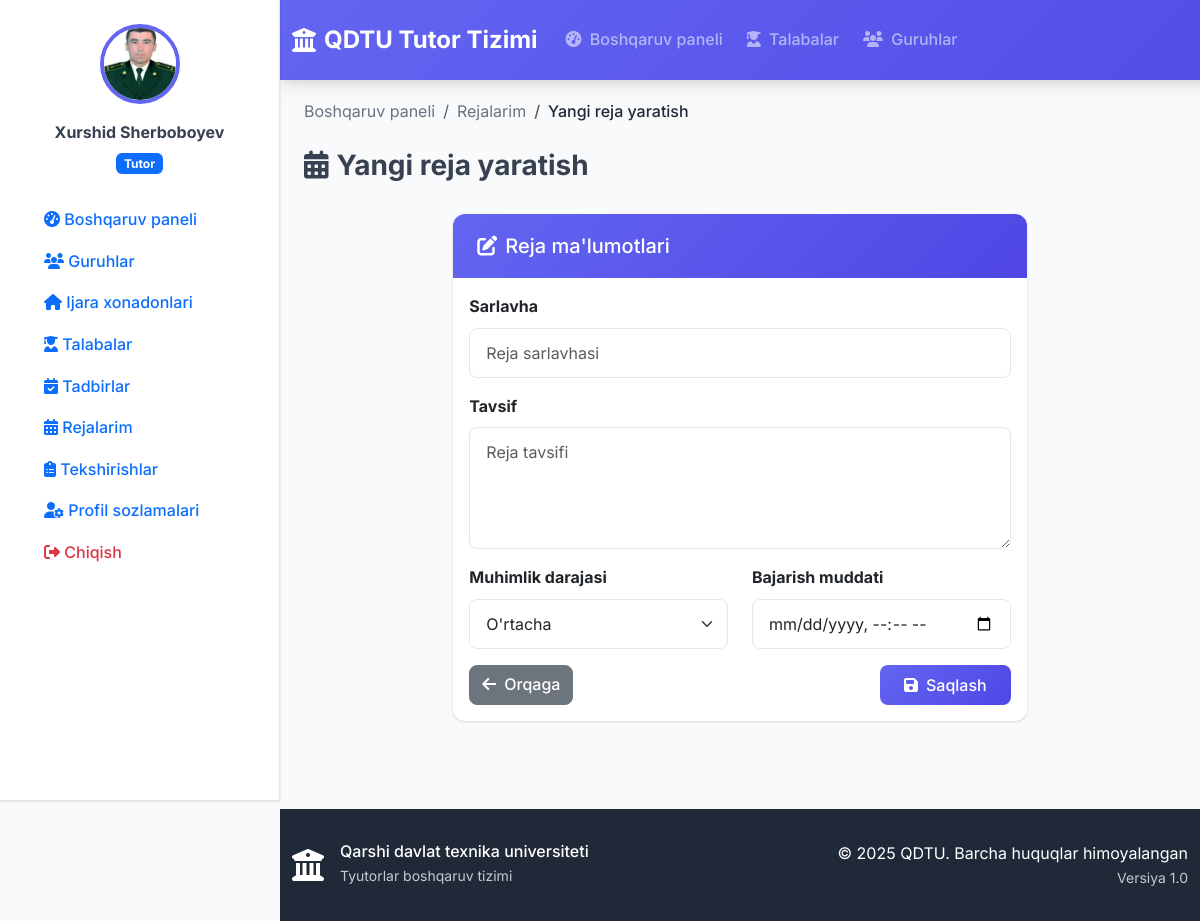
The page /plans/create/ (signed in) on the database its author committed.
### accounts/models.py (models this page shows, shortened)
class User(AbstractUser):
    USER_TYPE_CHOICES = (
        ('rector', 'Rektor'),
        ('dean', 'Dekan'),
        ('tutor', 'Tutor'),
    )
    user_type = models.CharField(
        max_length=10,
        choices=USER_TYPE_CHOICES,
        verbose_name="Foydalanuvchi turi"
    )
    faculty = models.ForeignKey(
        'faculty.Faculty',
        on_delete=models.SET_NULL,
        null=True,
        blank=True,
        verbose_name="Fakultet"
    )
    profile_picture = models.ImageField(
        upload_to='profile_pics/',
        null=True,
        blank=True,
        verbose_name="Profil rasmi"
    )
    phone_number = models.CharField(
        max_length=20,
        blank=True,
        verbose_name="Telefon raqami"
    )
    class Meta:
        verbose_name = "Foydalanuvchi"
        verbose_name_plural = "Foydalanuvchilar"
    def is_rector(self):
        return self.user_type == 'rector'
    def is_dean(self):
        return self.user_type == 'dean'
    def is_tutor(self):
        return self.user_type == 'tutor'
    def get_full_name(self):
        return f"{self.first_name} {self.last_name}".strip() or self.username

### plans/views.py (the view)
# urls.py: path('create/', views.plan_create, name='plan_create'),
@tutor_required
def plan_create(request):
    if request.method == 'POST':
        form = PlanForm(request.POST)
        if form.is_valid():
            plan = form.save(commit=False)
            plan.tutor = request.user
            plan.save()
            messages.success(request, f'Reja "{plan.title}" muvaffaqiyatli yaratildi.')
            return redirect('plan_list')
    else:
        form = PlanForm()
    context = {
        'form': form,
        'title': 'Yangi reja yaratish',
    }
    return render(request, 'plans/plan_form.html', context)

### plans/forms.py
class PlanForm(forms.ModelForm):
    class Meta:
        model = Plan
        fields = ['title', 'description', 'priority', 'due_date']
        widgets = {
            'title': forms.TextInput(attrs={'class': 'form-control', 'placeholder': 'Reja sarlavhasi'}),
            'description': forms.Textarea(attrs={'class': 'form-control', 'rows': 4, 'placeholder': 'Reja tavsifi'}),
            'priority': forms.Select(attrs={'class': 'form-select'}),
            'due_date': forms.DateTimeInput(attrs={'class': 'form-control', 'type': 'datetime-local'}),
        }

### templates/plans/plan_form.html (shortened to what this page needs)
{% extends 'base.html' %}
{% block content %}
<div class="container-fluid">
    <div class="row mb-4">
        <div class="col">
            <nav aria-label="breadcrumb">
                <ol class="breadcrumb">
                    <li class="breadcrumb-item"><a href="{% url 'dashboard' %}">Boshqaruv paneli</a></li>
                    <li class="breadcrumb-item"><a href="{% url 'plan_list' %}">Rejalarim</a></li>
                    <li class="breadcrumb-item active">{{ title }}</li>
                </ol>
            </nav>
            <h1 class="h3 fw-bold"><i class="fas fa-calendar-alt me-2"></i>{{ title }}</h1>
        </div>
    </div>
    <div class="row justify-content-center">
        <div class="col-lg-8">
            <div class="card">
                <div class="card-header text-white">
                    <h5 class="mb-0"><i class="fas fa-edit me-2"></i>Reja ma'lumotlari</h5>
                </div>
                <div class="card-body">
                    <form method="post">
                        <div class="mb-3">
                            <label for="{{ form.title.id_for_label }}" class="form-label fw-bold">{{ form.title.label }}</label>
                            {{ form.title }}
                        </div>
                        <div class="mb-3">
                            <label for="{{ form.description.id_for_label }}" class="form-label fw-bold">{{ form.description.label }}</label>
                            {{ form.description }}
                        </div>
                        <div class="row">
                            <div class="col-md-6">
                                <div class="mb-3">
                                    <label for="{{ form.priority.id_for_label }}" class="form-label fw-bold">{{ form.priority.label }}</label>
                                    {{ form.priority }}
                                </div>
                            </div>
                            <div class="col-md-6">
                                <div class="mb-3">
                                    <label for="{{ form.due_date.id_for_label }}" class="form-label fw-bold">{{ form.due_date.label }}</label>
                                    {{ form.due_date }}
                                </div>
                            </div>
                        </div>
                        <div class="d-flex justify-content-between">
                            <a href="{% url 'plan_list' %}" class="btn btn-secondary">
                                <i class="fas fa-arrow-left me-2"></i>Orqaga
                            </a>
                            <button type="submit" class="btn btn-primary">
                                <i class="fas fa-save me-2"></i>Saqlash
                            </button>
                        </div>
                    </form>
                </div>
            </div>
        </div>
    </div>
</div>
{% endblock %}

### templates/sidebar.html (shortened to what this page needs)
{% load static %}
<div class="sidebar" id="sidebar">
    <div class="sidebar-content">
        <div class="user-info text-center mb-4">
            {% if user.profile_picture %}
                <img src="{{ user.profile_picture.url }}" class="profile-image mb-3">
            {% else %}
                <div class="profile-initials mb-3">
                    {{ user.first_name|first|upper }}{{ user.last_name|first|upper }}
                </div>
            {% endif %}
            <div class="user-details">
                <div class="mb-1 fw-bold">{{ user.get_full_name }}</div>
                <div class="badge bg-primary">
                    {% if user.is_rector %}
                        Prorektor
                    {% elif user.is_dean %}
                        Dekan
                    {% elif user.is_tutor %}
                        Tutor
                    {% endif %}
                </div>
            </div>
        </div>
        <nav class="sidebar-nav">
            <ul class="nav flex-column">
                <li class="nav-item">
                    <a class="nav-link " href="{% url 'dashboard' %}">
                        <i class="fas fa-tachometer-alt"></i>
                        <span>Boshqaruv paneli</span>
                    </a>
                </li>
                {% if user.is_tutor %}
                    <li class="nav-item">
                        <a class="nav-link {% if request.resolver_match.url_name == 'group_list' or request.resolver_match.url_name == 'group_detail' %}active{% endif %}" href="{% url 'group_list' %}">
                            <i class="fas fa-users"></i>
                            <span>Guruhlar</span>
                        </a>
                    </li>
                    <li class="nav-item">
                        <a class="nav-link {% if request.resolver_match.url_name == 'room_list' or request.resolver_match.url_name == 'room_detail' %}active{% endif %}" href="{% url 'room_list' %}">
                            <i class="fas fa-home"></i>
                            <span>Ijara xonadonlari</span>
                        </a>
                    </li>
                    <li class="nav-item">
                        <a class="nav-link {% if request.resolver_match.url_name == 'student_list' or request.resolver_match.url_name == 'student_detail' %}active{% endif %}" href="{% url 'student_list' %}">
                            <i class="fas fa-user-graduate"></i>
                            <span>Talabalar</span>
                        </a>
                    </li>
                    <li class="nav-item">
                        <a class="nav-link" href="{% url 'event_list' %}">
                            <i class="fas fa-calendar-check"></i>
                            <span>Tadbirlar</span>
                        </a>
                    </li>
                    <li class="nav-item">
                        <a class="nav-link {% if request.resolver_match.url_name == 'plan_list' or request.resolver_match.url_name == 'plan_detail' or request.resolver_match.url_name == 'plan_create' %}active{% endif %}" href="{% url 'plan_list' %}">
                            <i class="fas fa-calendar-alt"></i>
                            <span>Rejalarim</span>
                        </a>
                    </li>
                {% endif %}
                <li class="nav-item">
                    <a class="nav-link {% if request.resolver_match.url_name == 'inspection_list' %}active{% endif %}" href="{% url 'inspection_list' %}">
                        <i class="fas fa-clipboard-list"></i>
                        <span>Tekshirishlar</span>
                    </a>
                </li>
                <li class="nav-item mt-auto">
                    <a class="nav-link {% if request.resolver_match.url_name == 'profile' %}active{% endif %}" href="{% url 'profile' %}">
                        <i class="fas fa-user-cog"></i>
                        <span>Profil sozlamalari</span>
                    </a>
                </li>
                <li class="nav-item">
                    <a class="nav-link text-danger" href="{% url 'logout' %}">
                        <i class="fas fa-sign-out-alt"></i>
                        <span>Chiqish</span>
                    </a>
                </li>
            </ul>
        </nav>
    </div>
</div>

### templates/base.html (style rules this page uses)
:root { --primary-color: #6366f1; --primary-dark: #4f46e5; --secondary-color: #f59e0b; --success-color: #10b981; --warning-color: #f59e0b; --danger-color: #ef4444; --info-color: #3b82f6; --dark-color: #1f2937; --light-color: #f8fafc; --border-color: #e5e7eb; --text-muted: #6b7280; --shadow: 0 1px 3px 0 rgba(0, 0, 0, 0.1), 0 1px 2px 0 rgba(0, 0, 0, 0.06); --shadow-lg: 0 10px 15px -3px rgba(0, 0, 0, 0.1), 0 4px 6px -2px rgba(0, 0, 0, 0.05); }
* { font-family: 'Inter', sans-serif; }
body { background-color: #f8fafc; color: #374151; line-height: 1.6; margin: 0; padding-left: 0; transition: padding-left 0.3s ease; }
body.sidebar-open { padding-left: 280px; }
.btn-primary { background: linear-gradient(135deg, var(--primary-color) 0%, var(--primary-dark) 100%); border: none; border-radius: 8px; font-weight: 500; padding: 0.5rem 1.5rem; transition: all 0.3s ease; }
.btn { border-radius: 8px; font-weight: 500; transition: all 0.3s ease; }
.card { border: none; border-radius: 12px; box-shadow: var(--shadow); transition: all 0.3s ease; overflow: hidden; }
.card-header { background: linear-gradient(135deg, var(--primary-color) 0%, var(--primary-dark) 100%); border: none; padding: 1.25rem 1.5rem; font-weight: 600; }
.nav-link { font-weight: 500; transition: all 0.3s ease; border-radius: 6px; margin: 0 0.25rem; }
.sidebar { position: fixed; top: 0; left: -280px; width: 280px; height: 100vh; background: white; border-right: 1px solid var(--border-color); box-shadow: var(--shadow); padding: 1.5rem; transition: left 0.3s ease; z-index: 1040; overflow-y: auto; }
.sidebar.open { left: 0; }
@media (min-width: 992px) { body { padding-left: 280px; } }
@media (min-width: 992px) { .sidebar { left: 0; top: 0; } }
.profile-image { width: 80px; height: 80px; border-radius: 50%; object-fit: cover; border: 4px solid var(--primary-color); }
.form-control, .form-select { border-radius: 8px; border: 1px solid var(--border-color); padding: 0.75rem 1rem; transition: all 0.3s ease; }
.breadcrumb { background: none; padding: 0; margin-bottom: 1.5rem; }
.breadcrumb-item a { color: var(--text-muted); text-decoration: none; }
.breadcrumb-item.active { color: var(--dark-color); font-weight: 500; }

### rows shown on the page
User: profile_picture (picture), get_full_name "Xurshid Sherboboyev"

### other values the page prints
{{ title }} "Yangi reja yaratish"
